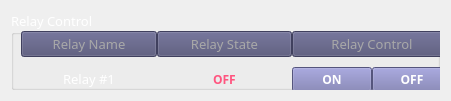
   <widget class="QWidget" name="verticalLayoutWidget_3">
    <property name="geometry">
     <rect>
      <x>20</x>
      <y>420</y>
      <width>451</width>
      <height>101</height>
     </rect>
    </property>
    <layout class="QVBoxLayout" name="verticalLayout_9">
     <item>
      <widget class="QGroupBox" name="relay_control">
       <property name="enabled">
        <bool>true</bool>
       </property>
       <property name="palette">
        <palette>
         <active>
          <colorrole role="WindowText">
           <brush brushstyle="SolidPattern">
            <color alpha="255">
             <red>255</red>
             <green>255</green>
             <blue>255</blue>
            </color>
           </brush>
          </colorrole>
          <colorrole role="Button">
           <brush brushstyle="SolidPattern">
            <color alpha="255">
             <red>85</red>
             <green>85</green>
             <blue>127</blue>
            </color>
           </brush>
          </colorrole>
          <colorrole role="Light">
           <brush brushstyle="SolidPattern">
            <color alpha="255">
             <red>127</red>
             <green>127</green>
             <blue>190</blue>
            </color>
           </brush>
          </colorrole>
          <colorrole role="Midlight">
           <brush brushstyle="SolidPattern">
            <color alpha="255">
             <red>106</red>
             <green>106</green>
             <blue>158</blue>
            </color>
           </brush>
          </colorrole>
          <colorrole role="Dark">
           <brush brushstyle="SolidPattern">
            <color alpha="255">
             <red>42</red>
             <green>42</green>
             <blue>63</blue>
            </color>
           </brush>
          </colorrole>
          <colorrole role="Mid">
           <brush brushstyle="SolidPattern">
            <color alpha="255">
             <red>57</red>
             <green>57</green>
             <blue>85</blue>
            </color>
           </brush>
          </colorrole>
          <colorrole role="Text">
           <brush brushstyle="SolidPattern">
            <color alpha="255">
             <red>255</red>
             <green>255</green>
             <blue>255</blue>
            </color>
           </brush>
          </colorrole>
          <colorrole role="BrightText">
           <brush brushstyle="SolidPattern">
            <color alpha="255">
             <red>255</red>
             <green>255</green>
             <blue>255</blue>
            </color>
           </brush>
          </colorrole>
          <colorrole role="ButtonText">
           <brush brushstyle="SolidPattern">
            <color alpha="255">
             <red>255</red>
             <green>255</green>
             <blue>255</blue>
            </color>
           </brush>
          </colorrole>
          <colorrole role="Base">
           <brush brushstyle="SolidPattern">
            <color alpha="255">
             <red>0</red>
             <green>0</green>
             <blue>0</blue>
            </color>
           </brush>
          </colorrole>
          <colorrole role="Window">
           <brush brushstyle="SolidPattern">
            <color alpha="255">
             <red>85</red>
             <green>85</green>
             <blue>127</blue>
            </color>
           </brush>
          </colorrole>
          <colorrole role="Shadow">
           <brush brushstyle="SolidPattern">
            <color alpha="255">
             <red>0</red>
             <green>0</green>
             <blue>0</blue>
            </color>
           </brush>
          </colorrole>
          <colorrole role="AlternateBase">
           <brush brushstyle="SolidPattern">
            <color alpha="255">
             <red>42</red>
             <green>42</green>
             <blue>63</blue>
            </color>
           </brush>
          </colorrole>
          <colorrole role="ToolTipBase">
           <brush brushstyle="SolidPattern">
            <color alpha="255">
             <red>255</red>
             <green>255</green>
             <blue>220</blue>
            </color>
           </brush>
          </colorrole>
          <colorrole role="ToolTipText">
           <brush brushstyle="SolidPattern">
            <color alpha="255">
             <red>0</red>
             <green>0</green>
             <blue>0</blue>
            </color>
           </brush>
          </colorrole>
          <colorrole role="PlaceholderText">
           <brush brushstyle="SolidPattern">
            <color alpha="128">
             <red>255</red>
             <green>255</green>
             <blue>255</blue>
            </color>
           </brush>
          </colorrole>
         </active>
         <inactive>
          <colorrole role="WindowText">
           <brush brushstyle="SolidPattern">
            <color alpha="255">
             <red>255</red>
             <green>255</green>
             <blue>255</blue>
            </color>
           </brush>
          </colorrole>
          <colorrole role="Button">
           <brush brushstyle="SolidPattern">
            <color alpha="255">
             <red>85</red>
             <green>85</green>
             <blue>127</blue>
            </color>
           </brush>
          </colorrole>
          <colorrole role="Light">
           <brush brushstyle="SolidPattern">
            <color alpha="255">
             <red>127</red>
             <green>127</green>
             <blue>190</blue>
            </color>
           </brush>
          </colorrole>
          <colorrole role="Midlight">
           <brush brushstyle="SolidPattern">
            <color alpha="255">
             <red>106</red>
             <green>106</green>
             <blue>158</blue>
            </color>
           </brush>
          </colorrole>
          <colorrole role="Dark">
           <brush brushstyle="SolidPattern">
            <color alpha="255">
             <red>42</red>
             <green>42</green>
             <blue>63</blue>
            </color>
           </brush>
          </colorrole>
          <colorrole role="Mid">
           <brush brushstyle="SolidPattern">
            <color alpha="255">
             <red>57</red>
             <green>57</green>
             <blue>85</blue>
            </color>
           </brush>
          </colorrole>
          <colorrole role="Text">
           <brush brushstyle="SolidPattern">
            <color alpha="255">
             <red>255</red>
             <green>255</green>
             <blue>255</blue>
            </color>
           </brush>
          </colorrole>
          <colorrole role="BrightText">
           <brush brushstyle="SolidPattern">
            <color alpha="255">
             <red>255</red>
             <green>255</green>
             <blue>255</blue>
            </color>
           </brush>
          </colorrole>
          <colorrole role="ButtonText">
           <brush brushstyle="SolidPattern">
            <color alpha="255">
             <red>255</red>
             <green>255</green>
             <blue>255</blue>
            </color>
           </brush>
          </colorrole>
          <colorrole role="Base">
           <brush brushstyle="SolidPattern">
            <color alpha="255">
             <red>0</red>
             <green>0</green>
             <blue>0</blue>
            </color>
           </brush>
          </colorrole>
          <colorrole role="Window">
           <brush brushstyle="SolidPattern">
            <color alpha="255">
             <red>85</red>
             <green>85</green>
             <blue>127</blue>
            </color>
           </brush>
          </colorrole>
          <colorrole role="Shadow">
           <brush brushstyle="SolidPattern">
            <color alpha="255">
             <red>0</red>
             <green>0</green>
             <blue>0</blue>
            </color>
           </brush>
          </colorrole>
          <colorrole role="AlternateBase">
           <brush brushstyle="SolidPattern">
            <color alpha="255">
             <red>42</red>
             <green>42</green>
             <blue>63</blue>
            </color>
           </brush>
          </colorrole>
          <colorrole role="ToolTipBase">
           <brush brushstyle="SolidPattern">
            <color alpha="255">
             <red>255</red>
             <green>255</green>
             <blue>220</blue>
            </color>
           </brush>
          </colorrole>
          <colorrole role="ToolTipText">
           <brush brushstyle="SolidPattern">
            <color alpha="255">
             <red>0</red>
             <green>0</green>
             <blue>0</blue>
            </color>
           </brush>
          </colorrole>
          <colorrole role="PlaceholderText">
           <brush brushstyle="SolidPattern">
            <color alpha="128">
             <red>255</red>
             <green>255</green>
             <blue>255</blue>
            </color>
           </brush>
          </colorrole>
         </inactive>
         <disabled>
          <colorrole role="WindowText">
           <brush brushstyle="SolidPattern">
            <color alpha="255">
             <red>42</red>
             <green>42</green>
             <blue>63</blue>
            </color>
           </brush>
          </colorrole>
          <colorrole role="Button">
           <brush brushstyle="SolidPattern">
            <color alpha="255">
             <red>85</red>
             <green>85</green>
             <blue>127</blue>
            </color>
           </brush>
          </colorrole>
          <colorrole role="Light">
           <brush brushstyle="SolidPattern">
            <color alpha="255">
             <red>127</red>
             <green>127</green>
             <blue>190</blue>
            </color>
           </brush>
          </colorrole>
          <colorrole role="Midlight">
           <brush brushstyle="SolidPattern">
            <color alpha="255">
             <red>106</red>
             <green>106</green>
             <blue>158</blue>
            </color>
           </brush>
          </colorrole>
          <colorrole role="Dark">
           <brush brushstyle="SolidPattern">
            <color alpha="255">
             <red>42</red>
             <green>42</green>
             <blue>63</blue>
            </color>
           </brush>
          </colorrole>
          <colorrole role="Mid">
           <brush brushstyle="SolidPattern">
            <color alpha="255">
             <red>57</red>
             <green>57</green>
             <blue>85</blue>
            </color>
           </brush>
          </colorrole>
          <colorrole role="Text">
           <brush brushstyle="SolidPattern">
            <color alpha="255">
             <red>42</red>
             <green>42</green>
             <blue>63</blue>
            </color>
           </brush>
          </colorrole>
          <colorrole role="BrightText">
           <brush brushstyle="SolidPattern">
            <color alpha="255">
             <red>255</red>
             <green>255</green>
             <blue>255</blue>
            </color>
           </brush>
          </colorrole>
          <colorrole role="ButtonText">
           <brush brushstyle="SolidPattern">
            <color alpha="255">
             <red>42</red>
             <green>42</green>
             <blue>63</blue>
            </color>
           </brush>
          </colorrole>
          <colorrole role="Base">
           <brush brushstyle="SolidPattern">
            <color alpha="255">
             <red>85</red>
             <green>85</green>
             <blue>127</blue>
            </color>
           </brush>
          </colorrole>
          <colorrole role="Window">
           <brush brushstyle="SolidPattern">
            <color alpha="255">
             <red>85</red>
             <green>85</green>
             <blue>127</blue>
            </color>
           </brush>
          </colorrole>
          <colorrole role="Shadow">
           <brush brushstyle="SolidPattern">
            <color alpha="255">
             <red>0</red>
             <green>0</green>
             <blue>0</blue>
            </color>
           </brush>
          </colorrole>
          <colorrole role="AlternateBase">
           <brush brushstyle="SolidPattern">
            <color alpha="255">
             <red>85</red>
             <green>85</green>
             <blue>127</blue>
            </color>
           </brush>
          </colorrole>
          <colorrole role="ToolTipBase">
           <brush brushstyle="SolidPattern">
            <color alpha="255">
             <red>255</red>
             <green>255</green>
             <blue>220</blue>
            </color>
           </brush>
          </colorrole>
          <colorrole role="ToolTipText">
           <brush brushstyle="SolidPattern">
            <color alpha="255">
             <red>0</red>
             <green>0</green>
             <blue>0</blue>
            </color>
           </brush>
          </colorrole>
          <colorrole role="PlaceholderText">
           <brush brushstyle="SolidPattern">
            <color alpha="128">
             <red>255</red>
             <green>255</green>
             <blue>255</blue>
            </color>
           </brush>
          </colorrole>
         </disabled>
        </palette>
       </property>
       <property name="font">
        <font>
         <family>Yu Gothic</family>
         <pointsize>10</pointsize>
        </font>
       </property>
       <property name="title">
        <string>Relay Control</string>
       </property>
       <widget class="QWidget" name="horizontalLayoutWidget_3">
        <property name="geometry">
         <rect>
          <x>10</x>
          <y>20</y>
          <width>431</width>
          <height>71</height>
         </rect>
        </property>
        <layout class="QHBoxLayout" name="horizontalLayout_3">
         <property name="spacing">
          <number>0</number>
         </property>
         <item>
          <layout class="QVBoxLayout" name="verticalLayout_11" stretch="1,0">
           <item>
            <widget class="QPushButton" name="relayName_index">
             <property name="enabled">
              <bool>false</bool>
             </property>
             <property name="palette">
              <palette>
               <active>
                <colorrole role="WindowText">
                 <brush brushstyle="SolidPattern">
                  <color alpha="255">
                   <red>168</red>
                   <green>168</green>
                   <blue>168</blue>
                  </color>
                 </brush>
                </colorrole>
                <colorrole role="Button">
                 <brush brushstyle="SolidPattern">
                  <color alpha="255">
                   <red>78</red>
                   <green>78</green>
                   <blue>115</blue>
                  </color>
                 </brush>
                </colorrole>
                <colorrole role="Text">
                 <brush brushstyle="SolidPattern">
                  <color alpha="255">
                   <red>168</red>
                   <green>168</green>
                   <blue>168</blue>
                  </color>
                 </brush>
                </colorrole>
                <colorrole role="ButtonText">
                 <brush brushstyle="SolidPattern">
                  <color alpha="255">
                   <red>168</red>
                   <green>168</green>
                   <blue>168</blue>
                  </color>
                 </brush>
                </colorrole>
                <colorrole role="Base">
                 <brush brushstyle="SolidPattern">
                  <color alpha="255">
                   <red>78</red>
                   <green>78</green>
                   <blue>115</blue>
                  </color>
                 </brush>
                </colorrole>
                <colorrole role="Window">
                 <brush brushstyle="SolidPattern">
                  <color alpha="255">
                   <red>78</red>
                   <green>78</green>
                   <blue>115</blue>
                  </color>
                 </brush>
                </colorrole>
                <colorrole role="PlaceholderText">
                 <brush brushstyle="SolidPattern">
                  <color alpha="128">
                   <red>168</red>
                   <green>168</green>
                   <blue>168</blue>
                  </color>
                 </brush>
                </colorrole>
               </active>
               <inactive>
                <colorrole role="WindowText">
                 <brush brushstyle="SolidPattern">
                  <color alpha="255">
                   <red>168</red>
                   <green>168</green>
                   <blue>168</blue>
                  </color>
                 </brush>
                </colorrole>
                <colorrole role="Button">
                 <brush brushstyle="SolidPattern">
                  <color alpha="255">
                   <red>78</red>
                   <green>78</green>
                   <blue>115</blue>
                  </color>
                 </brush>
                </colorrole>
                <colorrole role="Text">
                 <brush brushstyle="SolidPattern">
                  <color alpha="255">
                   <red>168</red>
                   <green>168</green>
                   <blue>168</blue>
                  </color>
                 </brush>
                </colorrole>
                <colorrole role="ButtonText">
                 <brush brushstyle="SolidPattern">
                  <color alpha="255">
                   <red>168</red>
                   <green>168</green>
                   <blue>168</blue>
                  </color>
                 </brush>
                </colorrole>
                <colorrole role="Base">
                 <brush brushstyle="SolidPattern">
                  <color alpha="255">
                   <red>78</red>
                   <green>78</green>
                   <blue>115</blue>
                  </color>
                 </brush>
                </colorrole>
                <colorrole role="Window">
                 <brush brushstyle="SolidPattern">
                  <color alpha="255">
                   <red>78</red>
                   <green>78</green>
                   <blue>115</blue>
                  </color>
                 </brush>
                </colorrole>
                <colorrole role="PlaceholderText">
                 <brush brushstyle="SolidPattern">
                  <color alpha="128">
                   <red>168</red>
                   <green>168</green>
                   <blue>168</blue>
                  </color>
                 </brush>
                </colorrole>
               </inactive>
               <disabled>
                <colorrole role="WindowText">
                 <brush brushstyle="SolidPattern">
                  <color alpha="255">
                   <red>168</red>
                   <green>168</green>
                   <blue>168</blue>
                  </color>
                 </brush>
                </colorrole>
                <colorrole role="Button">
                 <brush brushstyle="SolidPattern">
                  <color alpha="255">
                   <red>78</red>
                   <green>78</green>
                   <blue>115</blue>
                  </color>
                 </brush>
                </colorrole>
                <colorrole role="Text">
                 <brush brushstyle="SolidPattern">
                  <color alpha="255">
                   <red>168</red>
                   <green>168</green>
                   <blue>168</blue>
                  </color>
                 </brush>
                </colorrole>
                <colorrole role="ButtonText">
                 <brush brushstyle="SolidPattern">
                  <color alpha="255">
                   <red>168</red>
                   <green>168</green>
                   <blue>168</blue>
                  </color>
                 </brush>
                </colorrole>
                <colorrole role="Base">
                 <brush brushstyle="SolidPattern">
                  <color alpha="255">
                   <red>78</red>
                   <green>78</green>
                   <blue>115</blue>
                  </color>
                 </brush>
                </colorrole>
                <colorrole role="Window">
                 <brush brushstyle="SolidPattern">
                  <color alpha="255">
                   <red>78</red>
                   <green>78</green>
                   <blue>115</blue>
                  </color>
                 </brush>
                </colorrole>
                <colorrole role="PlaceholderText">
                 <brush brushstyle="SolidPattern">
                  <color alpha="128">
                   <red>168</red>
                   <green>168</green>
                   <blue>168</blue>
                  </color>
                 </brush>
                </colorrole>
               </disabled>
              </palette>
             </property>
             <property name="styleSheet">
              <string notr="true">background-color : rgb(78, 78, 115);
color : rgb(168, 168, 168)</string>
             </property>
             <property name="text">
              <string>Relay Name</string>
             </property>
            </widget>
           </item>
           <item alignment="Qt::AlignHCenter|Qt::AlignVCenter">
            <widget class="QLabel" name="relayName_val01">
             <property name="text">
              <string>Relay #1</string>
             </property>
            </widget>
           </item>
          </layout>
         </item>
         <item>
          <layout class="QVBoxLayout" name="verticalLayout_12" stretch="0,0">
           <item>
            <widget class="QPushButton" name="relayState_index">
             <property name="enabled">
              <bool>false</bool>
             </property>
             <property name="styleSheet">
              <string notr="true">background-color : rgb(78, 78, 115);
color : rgb(168, 168, 168)</string>
             </property>
             <property name="text">
              <string>Relay State</string>
             </property>
            </widget>
           </item>
           <item alignment="Qt::AlignHCenter|Qt::AlignVCenter">
            <widget class="QLabel" name="relayState_val01">
             <property name="font">
              <font>
               <family>Yu Gothic</family>
               <pointsize>9</pointsize>
               <bold>true</bold>
              </font>
             </property>
             <property name="styleSheet">
              <string notr="true">color:rgb(255, 85, 127)</string>
             </property>
             <property name="text">
              <string>OFF</string>
             </property>
            </widget>
           </item>
          </layout>
         </item>
         <item>
          <layout class="QVBoxLayout" name="verticalLayout_13" stretch="0,0">
           <property name="spacing">
            <number>0</number>
           </property>
           <property name="sizeConstraint">
            <enum>QLayout::SetDefaultConstraint</enum>
           </property>
           <item>
            <widget class="QPushButton" name="relayControl_index">
             <property name="enabled">
              <bool>false</bool>
             </property>
             <property name="styleSheet">
              <string notr="true">background-color : rgb(78, 78, 115);
color : rgb(168, 168, 168)</string>
             </property>
             <property name="text">
              <string>Relay Control</string>
             </property>
            </widget>
           </item>
           <item>
            <layout class="QHBoxLayout" name="horizontalLayout_4">
             <property name="spacing">
              <number>0</number>
             </property>
             <item alignment="Qt::AlignHCenter|Qt::AlignVCenter">
              <widget class="QPushButton" name="relayControl_bt01">
               <property name="font">
                <font>
                 <family>Yu Gothic</family>
                 <pointsize>9</pointsize>
                 <bold>true</bold>
                </font>
               </property>
               <property name="styleSheet">
                <string notr="true">background-color:rgb(119, 119, 175);
color:rgb(255, 255, 255)
</string>
               </property>
               <property name="text">
                <string>ON</string>
               </property>
              </widget>
             </item>
             <item alignment="Qt::AlignHCenter|Qt::AlignVCenter">
              <widget class="QPushButton" name="relayControl_bt02">
               <property name="font">
                <font>
                 <family>Yu Gothic</family>
                 <pointsize>9</pointsize>
                 <bold>true</bold>
                </font>
               </property>
               <property name="styleSheet">
                <string notr="true">background-color:rgb(119, 119, 175);
color:rgb(255, 255, 255)
</string>
               </property>
               <property name="text">
                <string>OFF</string>
               </property>
              </widget>
             </item>
            </layout>
           </item>
          </layout>
         </item>
        </layout>
       </widget>
      </widget>
     </item>
    </layout>
   </widget>
